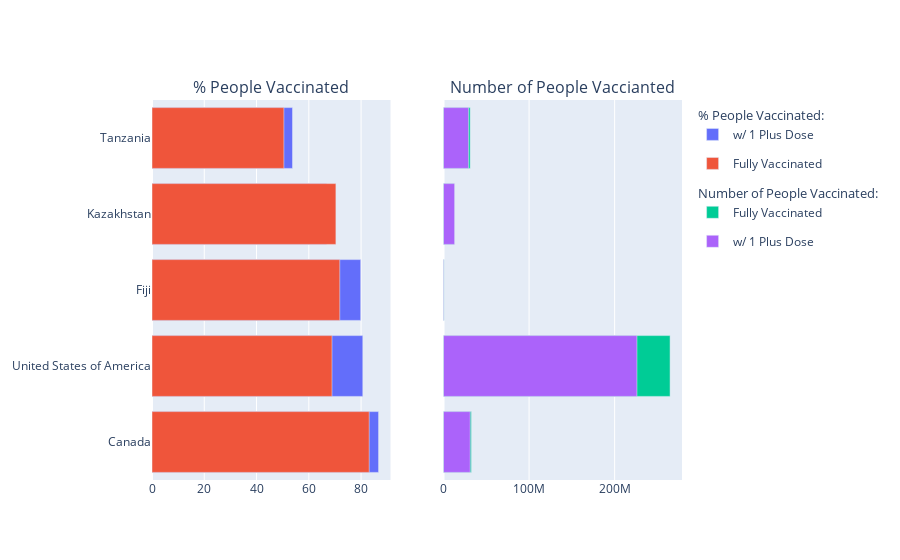

This figure's notebook cell:
### Code cell
# options=list(set(list(df_n.continent)))
# df_n_continents=df_n[df_n["continent"].isin(options[0:2])]
# df_n_continents

options=list(df_n.name)
len(df_n)
df_n[df_n["% People Vaccinated"]>=df_n["% People Fully Vaccinated"]]

df_n_countries=df_n[df_n["name"].isin(options[0:5])].sort_values(by=["% People Vaccinated","% People Fully Vaccinated"],ascending=False)
#df_n_countries1=df_n[df_n["name"].isin(options[0:5])].sort_values(by=["persons_vaccinated","Persons_Fully_Vaccinated"],ascending=False)

fig=make_subplots(rows=1, cols=2, shared_yaxes=True,
                         subplot_titles=("% People Vaccinated","Number of People Vaccianted",))

fig.append_trace(go.Bar(x=df_n_countries["% People Vaccinated"],y=df_n_countries.name,orientation='h',name="w/ 1 Plus Dose",
                       legendgrouptitle_text="% People Vaccinated:", legendgroup="group"),1,1)
fig.append_trace(go.Bar(x=df_n_countries["% People Fully Vaccinated"],y=df_n_countries.name,orientation='h',name="Fully Vaccinated",
                       legendgroup="group1"),1,1)

fig.append_trace(go.Bar(x=df_n_countries["persons_vaccinated"],y=df_n_countries.name,orientation='h',name="Fully Vaccinated",
                        legendgrouptitle_text="Number of People Vaccinated:",
                       legendgroup="group2"),1,2)
fig.append_trace(go.Bar(x=df_n_countries["Persons_Fully_Vaccinated"],y=df_n_countries.name,orientation='h',name="w/ 1 Plus Dose"
                       , legendgroup="group3"),1,2)

fig.update_layout(barmode='overlay')
fig.show()

### Figure 1 — Plotly figure (JSON) as saved in the notebook; plotly's stock layout.template omitted (floating-point values rounded to 4 significant figures)
{"data": [{"legendgroup": "group", "legendgrouptitle": {"text": "% People Vaccinated:"}, "name": "w/ 1 Plus Dose", "orientation": "h", "type": "bar", "x": [86.7, 80.66, 79.87, 66.81, 53.77], "xaxis": "x", "y": ["Canada", "United States of America", "Fiji", "Kazakhstan", "Tanzania"], "yaxis": "y"}, {"legendgroup": "group1", "name": "Fully Vaccinated", "orientation": "h", "type": "bar", "x": [83.11, 68.87, 71.85, 70.37, 50.46], "xaxis": "x", "y": ["Canada", "United States of America", "Fiji", "Kazakhstan", "Tanzania"], "yaxis": "y"}, {"legendgroup": "group2", "legendgrouptitle": {"text": "Number of People Vaccinated:"}, "name": "Fully Vaccinated", "orientation": "h", "type": "bar", "x": [32589114, 264772025, 710767, 12368429, 31191545], "xaxis": "x2", "y": ["Canada", "United States of America", "Fiji", "Kazakhstan", "Tanzania"], "yaxis": "y2"}, {"legendgroup": "group3", "name": "w/ 1 Plus Dose", "orientation": "h", "type": "bar", "x": [31241962, 226064425, 639428, 13028307, 29270881], "xaxis": "x2", "y": ["Canada", "United States of America", "Fiji", "Kazakhstan", "Tanzania"], "yaxis": "y2"}], "layout": {"annotations": [{"font": {"size": 16}, "showarrow": false, "text": "% People Vaccinated", "x": 0.225, "xanchor": "center", "xref": "paper", "y": 1, "yanchor": "bottom", "yref": "paper"}, {"font": {"size": 16}, "showarrow": false, "text": "Number of People Vaccianted", "x": 0.775, "xanchor": "center", "xref": "paper", "y": 1, "yanchor": "bottom", "yref": "paper"}], "barmode": "overlay", "xaxis": {"anchor": "y", "domain": [0, 0.45]}, "xaxis2": {"anchor": "y2", "domain": [0.55, 1]}, "yaxis": {"anchor": "x", "domain": [0, 1]}, "yaxis2": {"anchor": "x2", "domain": [0, 1], "matches": "y", "showticklabels": false}}}
